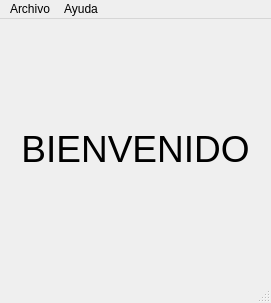
<?xml version="1.0" encoding="UTF-8"?>
<ui version="4.0">
 <class>MainWindow</class>
 <widget class="QMainWindow" name="MainWindow">
  <property name="geometry">
   <rect>
    <x>0</x>
    <y>0</y>
    <width>271</width>
    <height>303</height>
   </rect>
  </property>
  <property name="windowTitle">
   <string>MainWindow</string>
  </property>
  <widget class="QWidget" name="centralwidget">
   <layout class="QVBoxLayout" name="verticalLayout">
    <item>
     <widget class="QLabel" name="label">
      <property name="text">
       <string>&lt;html&gt;&lt;head/&gt;&lt;body&gt;&lt;p align=&quot;center&quot;&gt;&lt;span style=&quot; font-size:28pt;&quot;&gt;BIENVENIDO&lt;/span&gt;&lt;/p&gt;&lt;/body&gt;&lt;/html&gt;</string>
      </property>
     </widget>
    </item>
   </layout>
  </widget>
  <widget class="QMenuBar" name="menubar">
   <property name="geometry">
    <rect>
     <x>0</x>
     <y>0</y>
     <width>271</width>
     <height>21</height>
    </rect>
   </property>
   <widget class="QMenu" name="menuArchivo">
    <property name="title">
     <string>Archivo</string>
    </property>
    <addaction name="actionSalir"/>
   </widget>
   <widget class="QMenu" name="menuAyuda">
    <property name="title">
     <string>Ayuda</string>
    </property>
    <addaction name="actionAcerca_de_Qt"/>
   </widget>
   <addaction name="menuArchivo"/>
   <addaction name="menuAyuda"/>
  </widget>
  <widget class="QStatusBar" name="statusbar"/>
  <action name="actionSalir">
   <property name="text">
    <string>Salir</string>
   </property>
  </action>
  <action name="actionAcerca_de_Qt">
   <property name="text">
    <string>Acerca de Qt</string>
   </property>
  </action>
 </widget>
 <resources/>
 <connections/>
</ui>
